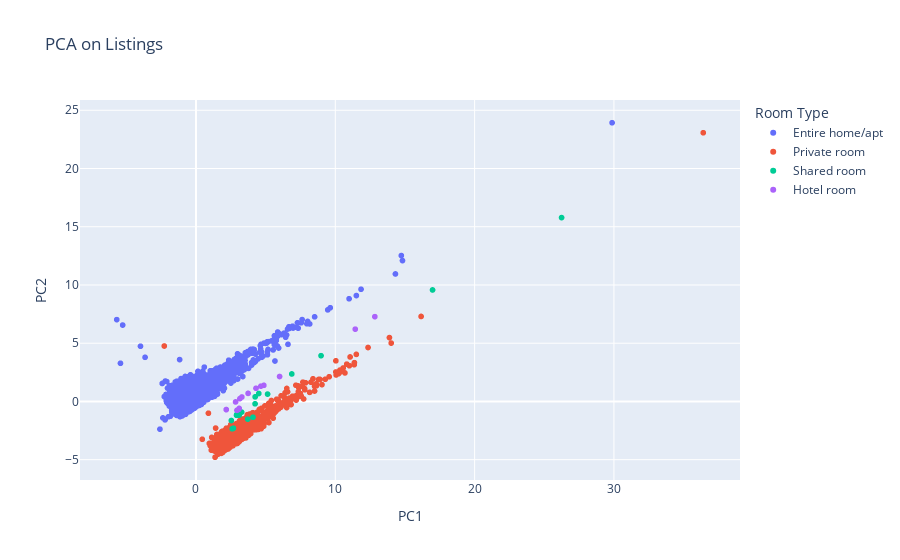

Notebook source saved alongside this figure:
### Code cell
listings_pca = pd.DataFrame(np.c_[listings_pca, listings_raw["room_type"]], columns=["PC1", "PC2", "Room Type"])
px.scatter(listings_pca, x="PC1", y="PC2", color="Room Type", title="PCA on Listings")

### Figure 1 — Plotly figure (JSON) as saved in the notebook; plotly's stock layout.template omitted (floating-point values rounded to 4 significant figures; data arrays with more than 128 entries replaced by an {"elided": "..."} marker saying what was removed)
{"data": [{"hovertemplate": "Room Type=Entire home/apt<br>PC1=%{x}<br>PC2=%{y}<extra></extra>", "legendgroup": "Entire home/apt", "marker": {"color": "#636efa", "symbol": "circle"}, "mode": "markers", "name": "Entire home/apt", "showlegend": true, "type": "scattergl", "x": {"elided": "12230 float values"}, "xaxis": "x", "y": {"elided": "12230 float values"}, "yaxis": "y"}, {"hovertemplate": "Room Type=Private room<br>PC1=%{x}<br>PC2=%{y}<extra></extra>", "legendgroup": "Private room", "marker": {"color": "#EF553B", "symbol": "circle"}, "mode": "markers", "name": "Private room", "showlegend": true, "type": "scattergl", "x": {"elided": "1551 float values"}, "xaxis": "x", "y": {"elided": "1551 float values"}, "yaxis": "y"}, {"hovertemplate": "Room Type=Shared room<br>PC1=%{x}<br>PC2=%{y}<extra></extra>", "legendgroup": "Shared room", "marker": {"color": "#00cc96", "symbol": "circle"}, "mode": "markers", "name": "Shared room", "showlegend": true, "type": "scattergl", "x": [3.187, 3.085, 3.097, 2.921, 4.093, 2.911, 4.242, 2.599, 2.54, 8.976, 4.247, 6.876, 26.24, 16.98, 5.139, 3.717, 3.277, 2.687, 4.508], "xaxis": "x", "y": [-0.8717, -1.158, -1.177, -1.13, -1.358, -1.187, -0.2028, -2.35, -1.637, 3.927, 0.3915, 2.359, 15.78, 9.571, 0.6312, -1.522, -0.9176, -2.302, 0.6822], "yaxis": "y"}, {"hovertemplate": "Room Type=Hotel room<br>PC1=%{x}<br>PC2=%{y}<extra></extra>", "legendgroup": "Hotel room", "marker": {"color": "#ab63fa", "symbol": "circle"}, "mode": "markers", "name": "Hotel room", "showlegend": true, "type": "scattergl", "x": [2.841, 2.942, 3.102, 3.071, 3.741, 4.31, 4.66, 12.84, 11.43, 6.0, 3.155, 3.294, 2.173, 2.173, 4.872], "xaxis": "x", "y": [-0.04293, -0.7622, -0.5968, -0.6804, 0.6937, 1.131, 1.316, 7.281, 6.207, 2.141, 0.2438, 0.3806, -0.6996, -0.6996, 1.382], "yaxis": "y"}], "layout": {"legend": {"title": {"text": "Room Type"}, "tracegroupgap": 0}, "title": {"text": "PCA on Listings"}, "xaxis": {"anchor": "y", "domain": [0, 1], "title": {"text": "PC1"}}, "yaxis": {"anchor": "x", "domain": [0, 1], "title": {"text": "PC2"}}}}
